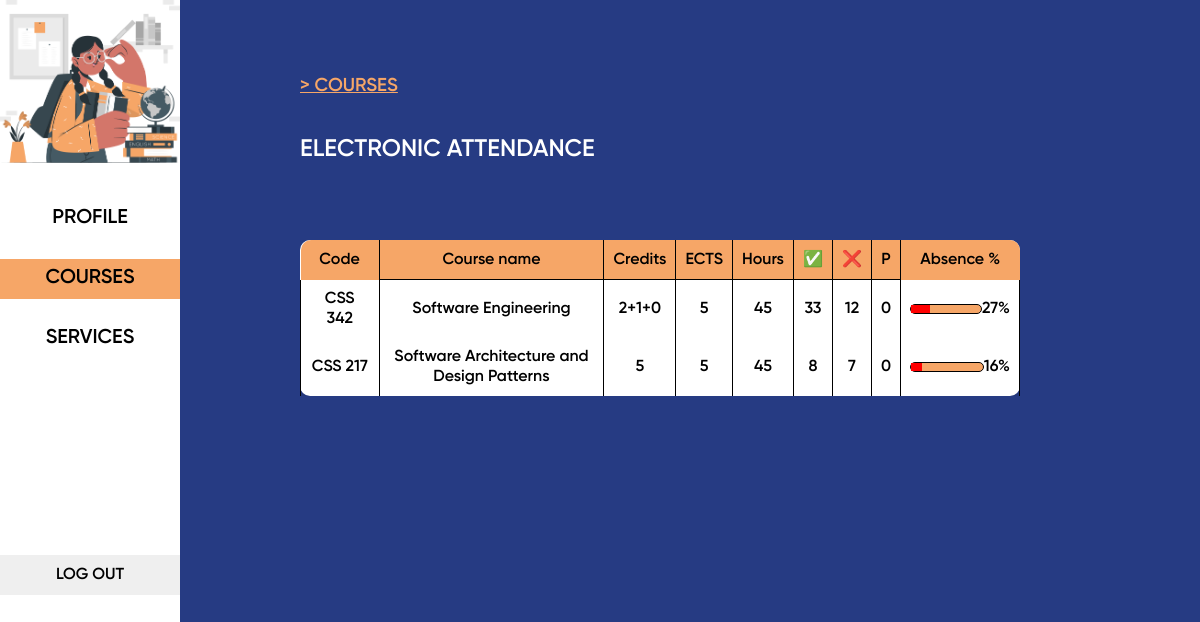
/student_courses/ (signed in), run on the app's committed database.
### attendance/models.py (models this page shows, shortened)
class specific_course(models.Model):
    course_code = models.CharField(max_length=7,blank=False)
    is_lecture=models.BooleanField(default=True,blank=False)
    specific_course_id = models.IntegerField(blank=False,default=0,unique=True)
    group = models.IntegerField(blank=False,default=0)
    course_part = models.IntegerField(blank=False,default=0)
    course_start_time = models.TimeField()
    course_start_day = models.IntegerField(blank=False,default=0) # monday is 1 , sunday is 7 etc
    registration_deadline = models.DateTimeField(default=timezone.now(), blank=False)

class course(models.Model):
    course_code = models.CharField(max_length=7,unique=True,blank=False)
    credits = models.CharField(max_length=5,blank=False)
    hours = models.IntegerField(blank=False,default=45)
    course_name = models.CharField(max_length=60,blank=False)
    ECTS = models.IntegerField(blank=False,default=5)

### dashboard/views.py (the view)
# urls.py: path('student_courses/', views.student_courses, name='student_courses'),
@login_required
def student_courses(request):
    course_codes = []
    course_info = [] # it will contain array [p, present, absent]
    gen_courses_info = []
    current_date_time = timezone.localtime(timezone.now(), timezone=timezone.get_fixed_timezone(300))
    current_date = current_date_time.date()
    specific_course_ids_of_a_student = students_courses.objects.filter(student_id=request.user.student.id).values_list('specific_course_id', flat=True)
    for id_specific_course in specific_course_ids_of_a_student:
        course_of_student = specific_course.objects.filter(specific_course_id=id_specific_course).first()
        if course_of_student.course_code in course_codes:
            for i, existing in enumerate(course_codes):
                if existing == course_of_student.course_code:
                    present=len(attendance.objects.filter(student_id=request.user.student.id, specific_course_id=id_specific_course,status=1, date__lte=current_date))
                    P=len(attendance.objects.filter(student_id=request.user.student.id,specific_course_id=id_specific_course,status=0,date__lte=current_date))
                    absent=len(attendance.objects.filter(student_id=request.user.student.id,specific_course_id=id_specific_course,status=2,date__lte=current_date))
                    course_info[i][0]=course_info[i][0]+P
                    course_info[i][1]=course_info[i][1]+present
                    course_info[i][2]=course_info[i][2]+absent
                    break
        else:
            course_codes.append(course_of_student.course_code)
            present=len(attendance.objects.filter(student_id=request.user.student.id,specific_course_id=id_specific_course,status=1,date__lte=current_date))+len(attendance.objects.filter(student_id=request.user.student.id,specific_course_id=id_specific_course,status=3))
            P=len(attendance.objects.filter(student_id=request.user.student.id,specific_course_id=id_specific_course,status=0,date__lte=current_date))
            absent=len(attendance.objects.filter(student_id=request.user.student.id,specific_course_id=id_specific_course,status=2,date__lte=current_date))
            course_info.append([P,present,absent])
    for i, code in enumerate(course_codes):
        course_obj = course.objects.filter(course_code=code).first()
        gen_courses_info.append({
            "course_code":code,
            "course_name":course_obj.course_name,
            "credits":course_obj.credits,
            "ECTS":course_obj.ECTS,
            "hours":course_obj.hours,
            "present": course_info[i][1],
            "absent": course_info[i][2],
            "P":course_info[i][0],
            "absens_persentage": math.ceil((course_info[i][2]/course_obj.hours)*100)
        })
    return render(request, 'dashboard/courses_student.html', {'student_courses': gen_courses_info, 'status1':"",'status2':"active",'status3':""})

### dashboard/templates/dashboard/courses_student.html
{% extends "dashboard/student_base.html" %}
{% block content %}
<div class="courses_container"  >
    <div class="section_info">
        <div >
            <h3 onclick="window.location.href='{% url 'dashboard:student_courses'%}'" >> COURSES</h3>
        </div>
        <h2>ELECTRONIC  ATTENDANCE</h2>
    </div>
    <section class="attendance_container">
       <table class="attendance_table">
            <thead>
                <tr>
                    <th>Code</th>
                    <th>Course name</th>
                    <th>Credits</th>
                    <th>ECTS</th>
                    <th>Hours</th>
                    <th>✅</th>
                    <th>❌</th>
                    <th>P</th>
                    <th>Absence %</th>
                </tr>
            </thead>
            <tbody>
                {% for course in student_courses %}
                    <tr onclick="window.location.href='{% url 'dashboard:student_courses_specific_one' course_code=course.course_code %}'" >
                        <td>{{ course.course_code }}</td>
                        <td>{{ course.course_name }}</td>
                        <td>{{ course.credits }}</td>
                        <td>{{ course.ECTS }}</td>
                        <td>{{ course.hours }}</td>
                        <td>{{ course.present }}</td>
                        <td>{{ course.absent }}</td>
                        <td>{{ course.P }}</td>
                        <td>
                            <div class="progress-container" style="width:100px; display:flex; justify-content:space-between; align-items:center;">
                                <div style="width:80%;height:1vh;background-color: #F6A667; border: 1px solid black;border-radius:20px;">
                                    <div class="progress-bar" id="progressBar" style="background-color:red; width:{{ course.absens_persentage }}%; height:1vh" ></div>
                                </div>
                                {{ course.absens_persentage }}%
                            </div>
                        </td>
                    </tr>
                {% endfor %}
            </tbody>
        </table>
    </section>
</div>
{% endblock content %}

### static/css/student_base.css (style rules this page uses)
body,html { font-family: gilroy-600; background-color: #263B83; height: 100vh; width: 100vw; margin: 0; padding: 0; cursor: pointer; display: flex; flex-direction: row; }
.section_info { height: 30vh; margin-left: 10vw; width: 75vw; display: flex; justify-content: center; flex-direction: column; }
.section_info h2 { color:white; font-weight: lighter; font-family: gilroy-600; }
.courses_container { height: 100vh; width: 85vw; }
.section_info { height: 30vh; margin-left: 10vw; width: 75vw; display: flex; justify-content: center; flex-direction: column; color: #ffffff; }
.section_info h3 { text-decoration: underline; color:#F6A667; }
.attendance_container { max-width: 60vw; display: flex; align-items: left; margin-left: 10vw; overflow-x: scroll; overflow-y: scroll; }
.attendance_table { border-radius: 10px; background-color: #ffffff; box-shadow: 0 4px 10px rgba(0, 0, 0, 0.1); width: 100%; margin: 0 auto; border-collapse: collapse; text-align: center; color: #F6A667; flex-grow: 1; }
.attendance_table th, .attendance_table td { padding: 9px; border-left: 1px solid black; border-right: 1px solid black; }
.attendance_table th { background:#F6A667; color: #000000; border-bottom: 1px solid black; }
.attendance_table td { color:black; }
th:first-child { border-top-left-radius: 10px; width: 5vw; border: none; }
th:last-child { border-top-right-radius: 10px; border: none; }
.attendance_table { background-color: #ffffff; width: 60vw; }

### data on the page
specific_course: course_code "CSS 342"
course: course_name "Software Engineering", credits "2+1+0"
specific_course: course_code "CSS 217"
course: course_name "Software Architecture and Design Patterns"

### other printed values
{{ course.ECTS }} "5" "5"
{{ course.hours }} "45" "45"
{{ course.present }} "33" "8"
{{ course.absent }} "12" "7"
{{ course.P }} "0" "0"
{{ course.absens_persentage }} "27" "16"
{{ course.credits }} "5"
